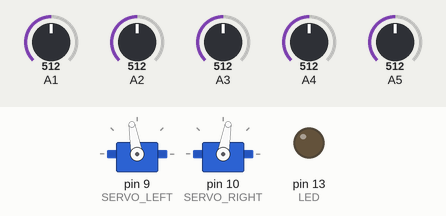
Recording of a sketch running on a simulated Arduino Uno, built with avr-gcc and run on an emulated ATmega328P. Shown: 2 × servo, output pins drawn as LEDs (lit = HIGH). The test bench sets the inputs (shaded band); at power-on: A1 = 512, A3 = 512, A2 = 512, A4 = 512, A5 = 512.

Above: at 1.7 s.
1.8 s: A1 set to 691
3.3 s: A1 set to 710
At 3.9 s:
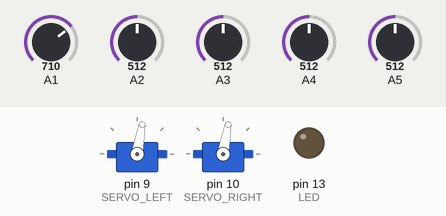
6.3 s: A1 set to 306
At 6.7 s:
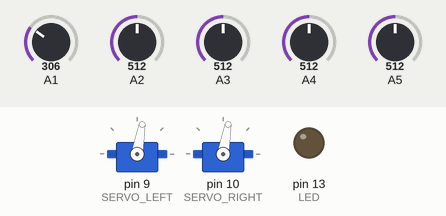
8.3 s: A3 set to 685
9.8 s: A3 set to 708
At 10.4 s:
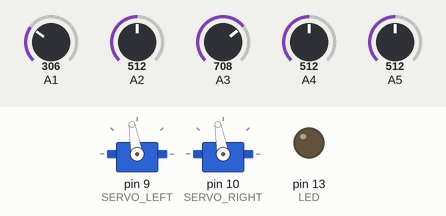
12.8 s: A3 set to 306
At 13.2 s:
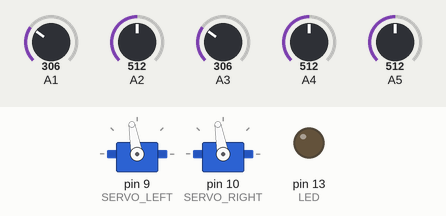
Timing chart, 0 to 15.8 s (numbered marks = the images above; inputs shaded):
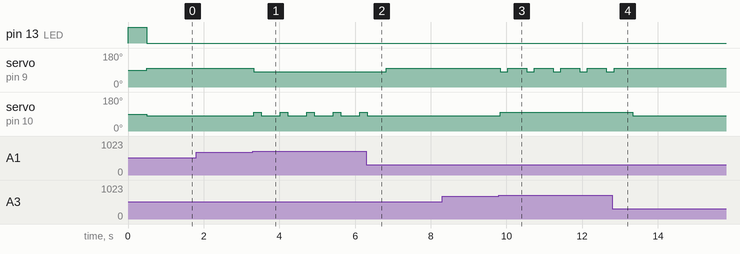

Measured:
- the behaviour switches between 700 and 701 on A1 (found by bisection; images 0 and 1)
- the behaviour switches between 700 and 701 on A3 (found by bisection; images 2 and 3)
- after the input at 1.8 s, every drawn part: stays the same
- after the input at 3.3 s, servo on pin 9 (SERVO_LEFT): 100° → 80° at once; servo on pin 10 (SERVO_RIGHT): alternates 100° for 0.20 s and 80° for 0.50 s, starting at once
- after the input at 6.3 s, servo on pin 9 (SERVO_LEFT): 80° → 100° after 0.52 s; servo on pin 10 (SERVO_RIGHT): goes on until 6.3 s, then stays 80°
- after the input at 8.3 s, every drawn part: stays the same
- after the input at 9.8 s, servo on pin 9 (SERVO_LEFT): alternates 100° for 0.50 s and 80° for 0.20 s, starting at once; servo on pin 10 (SERVO_RIGHT): 80° → 100° at once
- after the input at 12.8 s, servo on pin 9 (SERVO_LEFT): goes on until 12.8 s, then stays 100°; servo on pin 10 (SERVO_RIGHT): 100° → 80° after 0.54 s

The sketch:

sumobot.ino
```cpp
#include <Servo.h>

Servo servoL;
Servo servoR;

int searchVector;

/* pins */
#define LED 13
#define SERVO_LEFT 9
#define SERVO_RIGHT 10
#define FRONT_RIGHT_SENSOR 5
#define FRONT_LEFT_SENSOR 4
#define LINE_LEFT_SENSOR 3
#define LINE_MIDDLE_SENSOR 2
#define LINE_RIGHT_SENSOR 1

/* servo settings */
#define SERVO_CENTER 90
#define SERVO_SPEED 10
#define SERVO_LEFT_FORWARD  (SERVO_CENTER + SERVO_SPEED)
#define SERVO_RIGHT_FORWARD (SERVO_CENTER - SERVO_SPEED)
#define SERVO_LEFT_REVERSE  (SERVO_CENTER - SERVO_SPEED)
#define SERVO_RIGHT_REVERSE (SERVO_CENTER + SERVO_SPEED)

/* calibration*/
#define ENEMY_DISTANCE 200
#define LIGHT_INTENSITY 700
#define SEARCH_MAX 3000
#define SEARCH_INCREMENT 100
#define ENEMY_DISTANCE_LEFT ENEMY_DISTANCE
#define ENEMY_DISTANCE_RIGHT ENEMY_DISTANCE
#define LIGHT_INTENSITY_LEFT LIGHT_INTENSITY
#define LIGHT_INTENSITY_RIGHT LIGHT_INTENSITY
#define LIGHT_INTENSITY_MIDDLE LIGHT_INTENSITY

/* sensors */
#define READ_LINE(analog, distance) (analogRead(analog) > distance)
#define READ_ENEMY(analog, distance) (analogRead(analog) > distance)
/* field */
#define LINE_LEFT READ_LINE(LINE_LEFT_SENSOR, LIGHT_INTENSITY_RIGHT)
#define LINE_RIGHT READ_LINE(LINE_RIGHT_SENSOR, LIGHT_INTENSITY_RIGHT)
#define LINE_MIDDLE READ_LINE(LINE_MIDDLE_SENSOR, LIGHT_INTENSITY_MIDDLE)
#define LINE_ANY (LINE_LEFT || LINE_MIDDLE || LINE_RIGHT)
/* enemy */
#define ENEMY_LEFT READ_ENEMY(FRONT_LEFT_SENSOR, ENEMY_DISTANCE_LEFT)
#define ENEMY_RIGHT READ_ENEMY(FRONT_RIGHT_SENSOR, ENEMY_DISTANCE_RIGHT)
#define ENEMY_FRONT (ENEMY_LEFT && ENEMY_RIGHT)
/* search */
#define SEARCH_LEFT (searchVector < (SEARCH_MAX / 2))
#define SEARCH_RIGHT (searchVector > (SEARCH_MAX / 2))


void setup()
{
  pinMode(LED, OUTPUT);
  digitalWrite(LED, HIGH);
  servoL.attach(SERVO_LEFT);
  servoR.attach(SERVO_RIGHT);
  halt();
  searchVector = 0;
  delay(500); //for debug resets
  digitalWrite(LED, LOW);
}

void loop()
{
  /* avoid the edges */
  if (LINE_MIDDLE) {
    reverse(800);
  } else if (LINE_RIGHT) {
    reverse(200);
    left(500);
  } else if (LINE_LEFT) {
    reverse(200);
    right(500);
  }else {
    /* drive towards enemy */
    if (ENEMY_LEFT && !ENEMY_RIGHT) {
      left(200);
    }
    if (ENEMY_RIGHT & !ENEMY_LEFT) {
      right(200);
    }
    if (ENEMY_LEFT && ENEMY_RIGHT) {
      forward(200);
    }
    //search for enemy
    if (!ENEMY_LEFT && !ENEMY_RIGHT) {
      if (SEARCH_LEFT) {
        left(SEARCH_INCREMENT);
      }
      if (SEARCH_RIGHT) {
        right(100);
      }
      searchVector = (searchVector + SEARCH_INCREMENT) % SEARCH_MAX;
    }
  }
}


void forward(int time)
{
  servoL.write(SERVO_LEFT_FORWARD);
  servoR.write(SERVO_RIGHT_FORWARD);
  delay(time);
}

void reverse(int time)
{
  servoL.write(SERVO_LEFT_REVERSE);
  servoR.write(SERVO_RIGHT_REVERSE);
  delay(time);
}

void halt() { halt(0); }
void halt(int time)
{
  servoL.write(SERVO_CENTER);
  servoR.write(SERVO_CENTER);
  delay(time);
}

void left(int time)
{
  servoL.write(SERVO_LEFT_REVERSE);
  servoR.write(SERVO_RIGHT_FORWARD);
  delay(time);
}

void right(int time)
{
  servoL.write(SERVO_LEFT_FORWARD);
  servoR.write(SERVO_RIGHT_REVERSE);
  delay(time);
}
```
